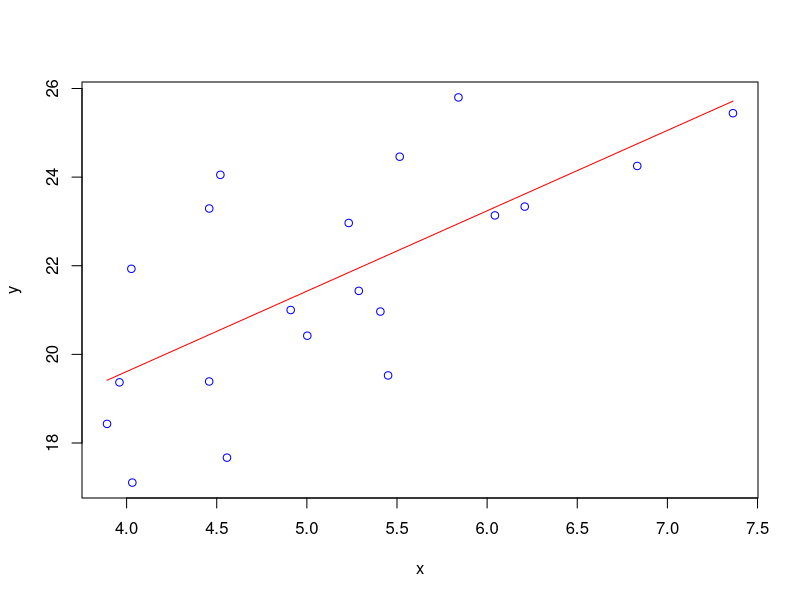
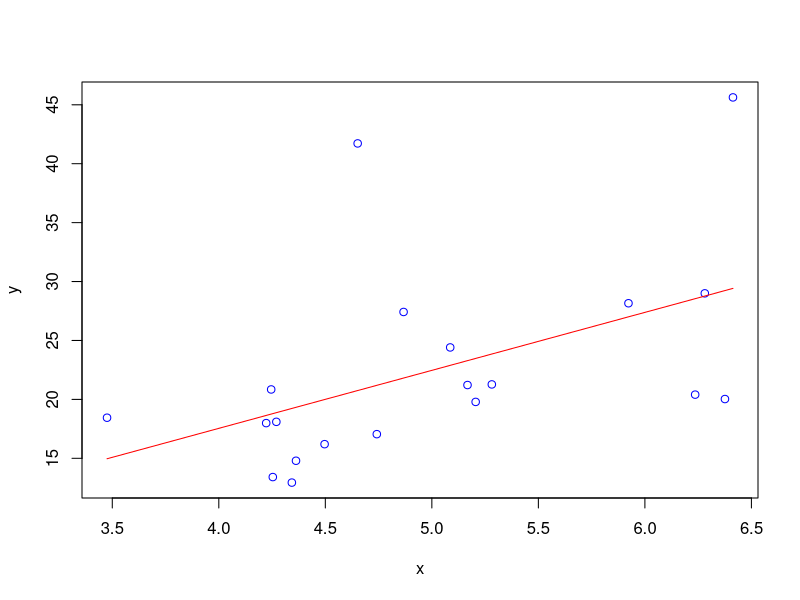
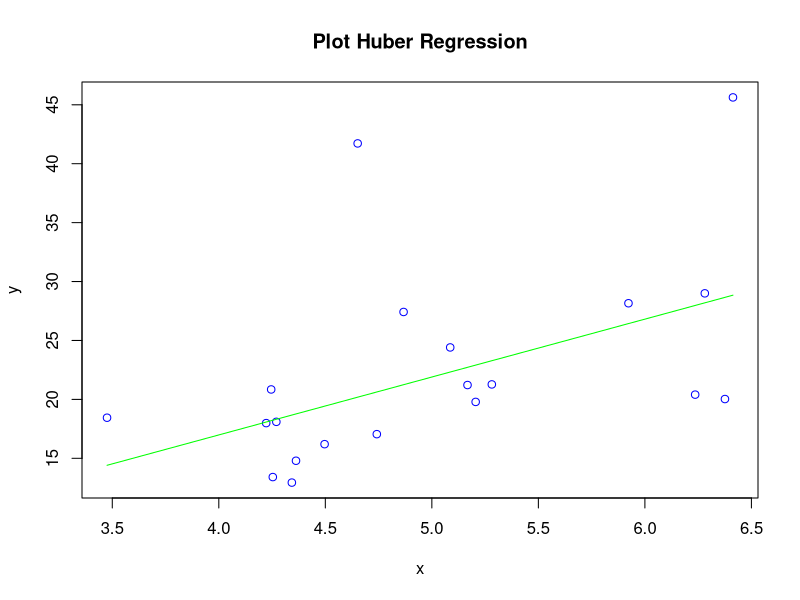
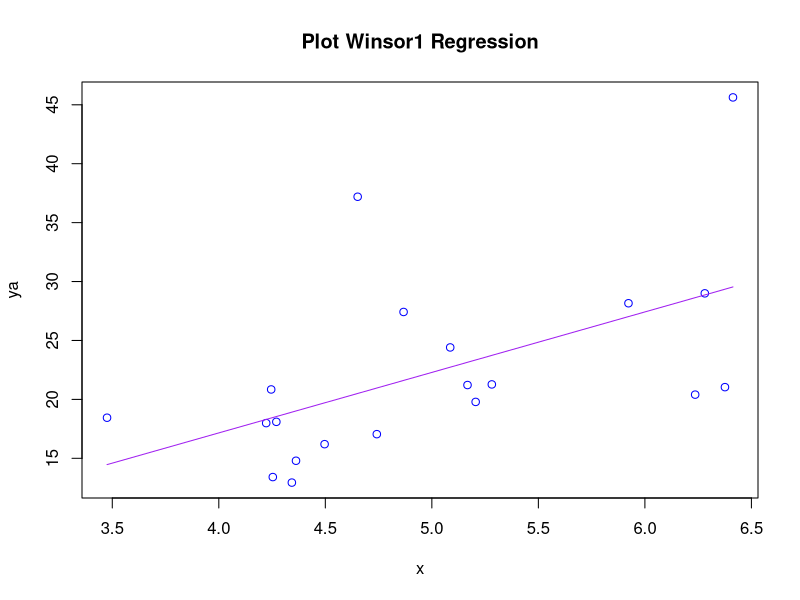
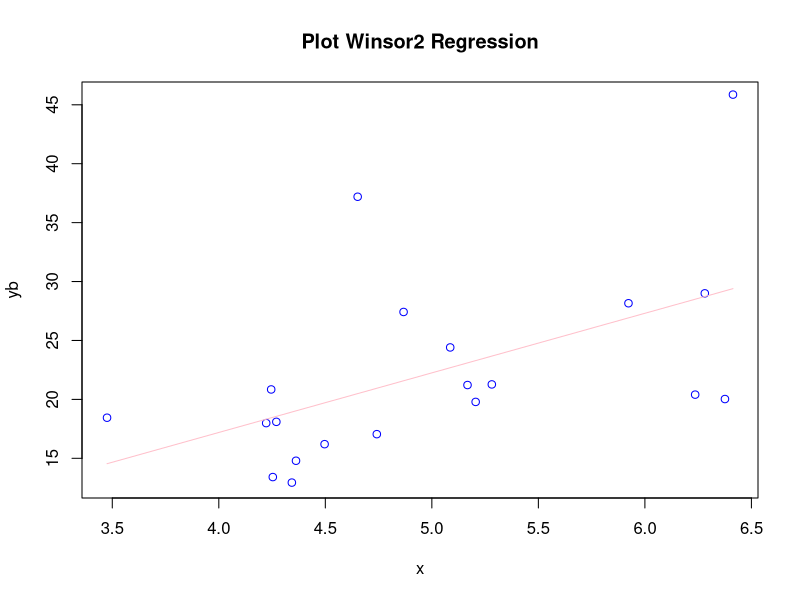

The R source for these figures, in order: (Note: a time limit stopped this script after it produced the figures.)
beta0<-10
beta1<-2
X<-rnorm(1000, 5, 1)
E1<-rnorm(800, 0, 3)
E2<-rnorm(200, 20, 3)

#n=20, pencilan 0%
x<-sample(X, 20)
e1<-sample(E1, round(20*1))
e2<-sample(E2, round(20*0))
e<-c(e1, e2)
y<- (beta0+(beta1*x)+e)
r.MKT<-lm(y~x)
summary(r.MKT)
yduga<-fitted(r.MKT)
plot(x,y,col="blue")
lines(x,yduga,col="red")


n=20
x<-sample(X, 20)
e1<-sample(E1, round(20*0.9))
e2<-sample(E2, round(20*0.1))
e<-c(e1, e2)
y<- (beta0+(beta1*x)+e)
r.MKT<-lm(y~x)
summary(r.MKT)
yduga<-fitted(r.MKT)
plot(x,y,col="blue")
lines(x,yduga,col="red")


e<-resid(r.MKT) 
abse<-as.matrix(abs(e))
w<-rep(0, nrow=nrow(abse))
for (i in 1:nrow(abse)) {
w[i]<-ifelse(abse[i]<=1.345, 1, 1.345/abse[i])
i<- i+1
}
r.Huber<- lm(y~x, weights=w)
print(summary(r.Huber))
print(anova(r.Huber))
ydugaH<-fitted(r.Huber)
windows()
plot(x,y, col="blue", main="Plot Huber Regression", ylim=c(min(y),max(y)))
lines(x, ydugaH, col="green")

r<-rstandard(r.MKT)
a<-quantile(e, 0.05)
b<-quantile(e, 0.95)
n<-length(y)
ya<-rep(0,n)
for (i in 1:n){
if (e[i]>=a && e[i]<=b){
	ya[i]<-y[i]}
	else if(e[i]<a) {
		ya[i]<-yduga[i]+a}
	else if(e[i]>b) {
		ya[i]<-yduga[i]+b}
	i<-i+1	
}
ya
r.Winsor1 <- lm(ya~x)
print(summary(r.Winsor1))
print(anova(r.Winsor1))
ydugaW1<-fitted(r.Winsor1)
windows()
plot(x, ya, col="blue", main="Plot Winsor1 Regression", ylim=c(min(y),max(y)))
lines(x, ydugaW1, col="purple")

yb<-rep(0,n)
for (i in 1:n){
if (r[i]>=(-2) && r[i]<=2){
	yb[i]<-y[i]}
	else if(r[i]<(-2)) {
		yb[i]<-yduga[i]+a}
	else if(r[i]>2) {
		yb[i]<-yduga[i]+b}
	i<-i+1	
}
yb
r.Winsor2 <- lm(yb~x)
print(summary(r.Winsor2))
print(anova(r.Winsor2))
ydugaW2<-fitted(r.Winsor2)
windows()
plot(x,yb, col="blue", main="Plot Winsor2 Regression", ylim=c(min(y),max(y)))
lines(x, ydugaW2, col="pink")


#WINSOR3
compare <- function(yc, ycnew, alpha=0.000001) {
	diff <- yc - ycnew
	compare <- diff <= alpha
	result <- all(compare == TRUE)
	return(result)
}

s2<-(1/(n-2))*sum(e^2)
si<-sqrt(s2)*sqrt(1-hat(x))
ri<-e/si
c<-1.345
yc<-rep(0,n)
for (i in 1:n){
	if (abs(e[i])<=c*si[i]){
		yc[i]<-y[i]
	}
	else if(e[i]<(-c*si[i])) {
		yc[i]<-yduga[i]-(c*si[i])
	}
	else if(e[i]>(c*si[i])) {
		yc[i]<-yduga[i]+(c*si[i])
	}
	i<-i+1	
}
yc
y
yd<-y
yd
while(compare(yd, yc) == FALSE) {
	yd <- yc
	print(yd)
	reg<-lm(yd~x)
	e<-resid(reg) 
	n<-length(e)
	yduga<-fitted(reg)

	s2<-(1/(n-2))*sum(e^2)
	si<-sqrt(s2)*sqrt(1-hat(x))
	ri<-e/si
	c<-1.345
	yc<-rep(0,n)
	for (i in 1:n){
		if (abs(e[i])<=c*si[i]){
			yc[i]<-y[i]
		}
		else if(e[i]<(-c*si[i])) {
			yc[i]<-yduga[i]-(c*si[i])
		}
		else if(e[i]>(c*si[i])) {
			yc[i]<-yduga[i]+(c*si[i])
		}
		i<-i+1	
	}		
}

yc
y
r.Winsor3 <- lm(yc~x)
print(summary(r.Winsor3))
print(anova(r.Winsor3))
ydugaW3<-fitted(r.Winsor3)
windows()
plot(x,yc, col="blue", main="Plot Winsor3 Regression", ylim=c(-0.3146932,35.44091))
lines(x, ydugaW3, col="dark blue")
